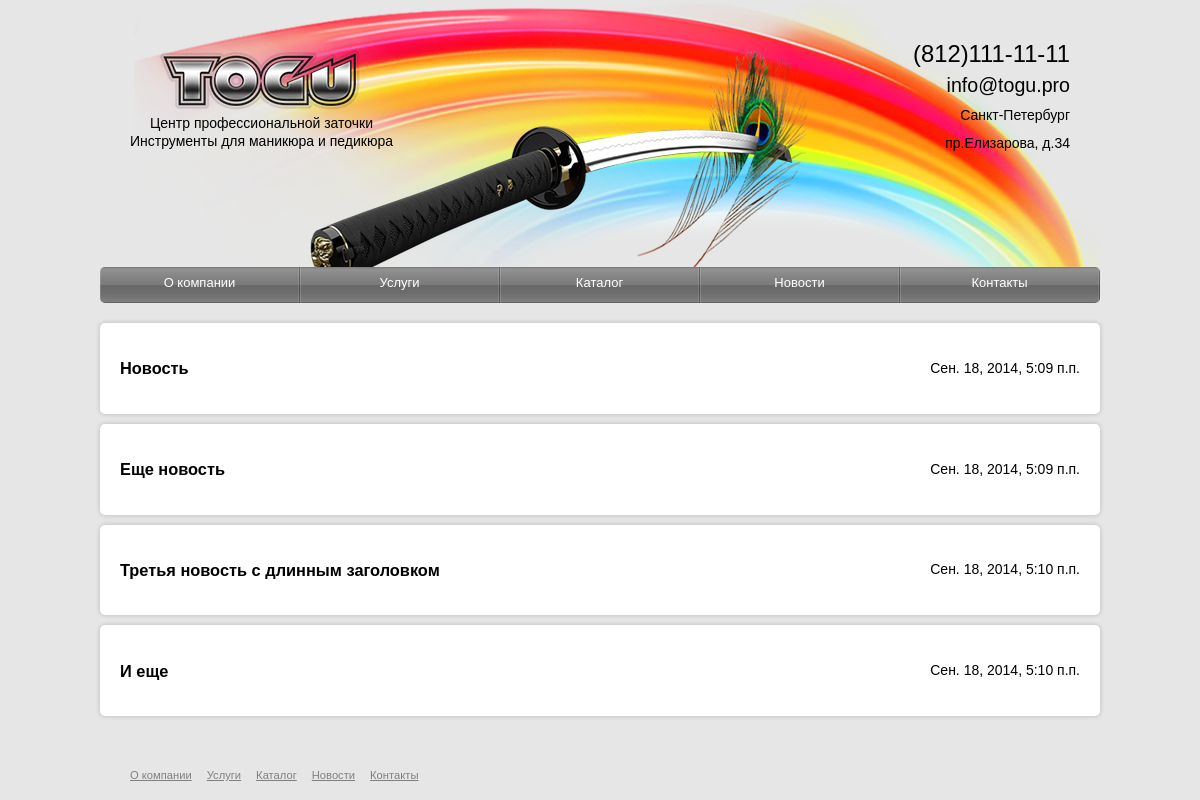
Page /news/ on the committed database.
### tools/models.py (models this page shows, shortened)
class MenuItem(models.Model):
    name = models.CharField(max_length=200)
    dest = models.CharField(max_length=200, default="/")
    position = models.IntegerField()

class NewsItem(models.Model):
    name = models.CharField(max_length=200)
    content = models.TextField()
    pub_date = models.DateTimeField('date published')

### tools/views.py (the view)
# urls.py: url(r'^news/', views.news, name='news'),
def news(request):
    all_menu_items = models.MenuItem.objects.order_by('position')
    all_news = models.NewsItem.objects.order_by('pub_date')
    context = {'menuitems': all_menu_items, 'news': all_news}
    return render(request, 'tools/news.html', context)

### tools/templates/tools/news.html (shortened to what this page needs)
{% extends "tools/base.html" %}
{% load staticfiles %}
{% block main %}
<section>
    {% for newsitem in news %}
    <article class="content">
        <h3>{{ newsitem.name }}</h3>
        <div class="pub">{{ newsitem.pub_date }}</div>
    </article>
    {% endfor %}
</section>
{% endblock main %}

### tools/templates/tools/base.html (shortened to what this page needs)
{% load staticfiles %}
<!DOCTYPE html>
<html>
    <head>
        <link rel="stylesheet" type="text/css" href="{% static 'tools/css/style.css' %}" />
    </head>
    <body>
        <header>
            <div class="logo">
                    <a href="/"><img src="{% static 'tools/img/logon.png' %}" /></a>
            </div>
            <div class="head">
                    <img src="{% static 'tools/img/head.png' %}">
            </div>
            <div class="slogan">
                <p>Центр профессиональной заточки<br>Инструменты для маникюра и педикюра</p>
            </div>
            <div class="address">
                <a id="phone" href="tel:8121111111">(812)111-11-11</a>
                <br>
                <a id="mail" href="mailto:info@togu.pro">info@togu.pro</a>
                <div>
                <a href="#">Санкт-Петербург<br>пр.Елизарова, д.34</a>
                </div>
            </div>
        </header>
        <div class="bar">
            <nav class="navbar">
                <ul>
                    {% for menuitem in menuitems %}
                    {% if request.path == menuitem.dest|add:"/" %}
                        <li class="selected">{{ menuitem.name }}</li>
                    {% else %}
                        <li><a href="{{ menuitem.dest }}">{{ menuitem.name }}</a></li>
                    {% endif %}
                    {% endfor %}
                </ul>
            </nav>
        </div>
        {% block main %}
        {% endblock main %}
        <footer class="menu">
            <ul>
                {% for menuitem in menuitems %}
                <li><a href="{{ menuitem.dest }}"><span>{{ menuitem.name }}</span></a></li>
                {% endfor %}
            </ul>
        </footer>
    </body>
</html>

### tools/static/tools/css/style.css (style rules this page uses)
html { height: 100%; }
body { margin: auto; min-width: 1000px; max-width: 1120px; width: 70%; background-color: #e6e6e6; height: auto !important; height: 100%; min-height: 100%; position: relative; font: 14px/18px "Lucida Grande", "Lucida Sans Unicode", Helvetica, Arial, Verdana, sans-serif; }
header { background-image: url(../img/background.png); background-repeat: no-repeat; background-origin: content-box; background-position: right; height: 267px; max-width: 1120px; }
section { max-width: 1120px; margin-top: -10px; display: table; padding-bottom: 70px; }
section:after { content: '. .'; display: block; height: 0; word-spacing: 99in; overflow: hidden; }
article { margin-top: 10px; }
footer { clear: both; height: 50px; position: absolute; bottom: 0; padding-left: 30px; }
a { text-decoration: none; color: grey; }
.logo { float: left; margin: 50px 0 0 60px; position: absolute; z-index: 1; }
.head { margin: 50px 0 0 150px; text-align: center; width: 62%; position: absolute; }
.address { line-height: 2em; text-align: right; margin: 40px 0 0 0; padding-right: 30px; float: right; width: 20%; }
.address a { color: black; }
#phone { font-size: 1.7em; margin-left: 5px; }
#mail { font-size: 1.4em; }
.slogan { position: absolute; text-align: center; margin-top: 100px; padding-left: 30px; }
.bar { max-width: 1120px; margin-bottom: 20px; }
.navbar { border-radius: 5px; -webkit-border-radius: 5px; -moz-border-radius: 5px; width: 100%; overflow: hidden; text-align: center; position: relative; }
.navbar ul { list-style:none; padding: 0; margin: 0; }
.navbar li { background: url("../img/nav.png") repeat-x 0% 0%; width: 20%; float: left; height: 36px; padding: 7px 0 0; box-sizing: border-box; -webkit-box-sizing: border-box; -moz-box-sizing: border-box; border-width: 0 2px 0 1px; border-style: solid; border-color: transparent; border-image: url("../img/border.png") 0 2 0 1; -webkit-border-image: url("../img/border.png") 0 2 0 1; -moz-border-image: url("../img/border.png") 0 2 0 1; -o-border-image: url("../img/border.png") 0 2 0 1; color: white; font-size: 13px; }
.navbar li a { color: white; }
.content { background-color: white; box-shadow: 0 0 5px rgba(0,0,0,0.2); -webkit-box-sizing: border-box; -moz-box-sizing: border-box; box-sizing: border-box; padding: 20px; border-radius: 5px; -webkit-border-radius: 5px; -moz-border-radius: 5px; overflow: hidden; }
.pub { float: right; margin-top: -35px; }
.menu ul { list-style: none; padding: 0; margin: 0; }
.menu li { float: left; margin: 15px 15px 15px 0; }
.menu a { color: grey; text-decoration: underline; font-size: 0.8em; }

### rows in the picture
MenuItem: name "О компании"
MenuItem: name "Услуги"
MenuItem: name "Каталог"
MenuItem: name "Новости"
MenuItem: name "Контакты"
NewsItem: name "Новость", pub_date "Сен. 18, 2014, 5:09 п.п."
NewsItem: name "Еще новость", pub_date "Сен. 18, 2014, 5:09 п.п."
NewsItem: name "Третья новость с длинным заголовком", pub_date "Сен. 18, 2014, 5:10 п.п."
NewsItem: name "И еще", pub_date "Сен. 18, 2014, 5:10 п.п."
